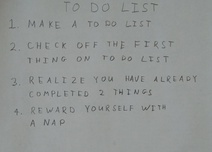
#> input picture CV_hw5/images/01_list.jpg, 212 x 152 px, shrunk from 2270 x 1631 before the run, given in place of cv_cover.jpg, which was not available
$ python q2_1_4.py
#> lines starting #> are read from the running program, lines starting #| are printed output that depends on the picture; pictures that were not available may be replaced by others from this repository, and a replacement may not be noted
### CV_hw2/python/matchPics.py
import numpy as np
import cv2
import skimage.color
from skimage.color import rgb2gray
from helper import briefMatch
from helper import computeBrief
from helper import corner_detection

def matchPics(I1, I2, opts):
	#I1, I2 : Images to match
	#opts: input opts
	ratio = opts.ratio  #'ratio for BRIEF feature descriptor'
	sigma = opts.sigma  #'threshold for corner detection using FAST feature detector'

	#Convert Images to GrayScale
	img_1 = rgb2gray(I1)
	img_2 = rgb2gray(I2)

	#Detect Features in Both Images
	locs1=corner_detection(img_1,sigma)
	locs2=corner_detection(img_2,sigma)

	#Obtain descriptors for the computed feature locations
	desc1, locs1 = computeBrief(img_1, locs1)
	desc2, locs2 = computeBrief(img_2, locs2)
	#print(desc1.shape)
	#print(locs1.shape)


	#Match features using the descriptors
	matches = briefMatch(desc1, desc2, ratio)
	#print(matches.shape)

	return matches, locs1, locs2

### CV_hw2/python/helper.py
import numpy as np
import cv2
import scipy.io as sio
from matplotlib import pyplot as plt
import skimage.feature

PATCHWIDTH = 9

def briefMatch(desc1,desc2,ratio):

	matches = skimage.feature.match_descriptors(desc1,desc2,'hamming',cross_check=True,max_ratio=ratio)
	return matches


def plotMatches(im1,im2,matches,locs1,locs2):
	fig, ax = plt.subplots(nrows=1, ncols=1)
	im1 = cv2.cvtColor(im1, cv2.COLOR_BGR2GRAY)
	im2 = cv2.cvtColor(im2, cv2.COLOR_BGR2GRAY)
	plt.axis('off')
	skimage.feature.plot_matches(ax,im1,im2,locs1,locs2,matches,matches_color='r',only_matches=True)
	plt.show()
	return


def makeTestPattern(patchWidth, nbits):
	np.random.seed(0)
	compareX = patchWidth*patchWidth * np.random.random((nbits,1))
	compareX = np.floor(compareX).astype(int)
	np.random.seed(1)
	compareY = patchWidth*patchWidth * np.random.random((nbits,1))
	compareY = np.floor(compareY).astype(int)

	return (compareX, compareY)


def computePixel(img, idx1, idx2, width, center):
	halfWidth = width // 2
	col1 = idx1 % width - halfWidth
	row1 = idx1 // width - halfWidth
	col2 = idx2 % width - halfWidth
	row2 = idx2 // width - halfWidth
	return 1 if img[int(center[0]+row1)][int(center[1]+col1)] < img[int(center[0]+row2)][int(center[1]+col2)] else 0


def computeBrief(img, locs):


	patchWidth = 9
	nbits = 256
	compareX, compareY = makeTestPattern(patchWidth,nbits)
	m, n = img.shape

	halfWidth = patchWidth//2

	locs = np.array(list(filter(lambda x: halfWidth <= x[0] < m-halfWidth and halfWidth <= x[1] < n-halfWidth, locs)))
	desc = np.array([list(map(lambda x: computePixel(img, x[0], x[1], patchWidth, c), zip(compareX, compareY))) for c in locs])

	return desc, locs


def corner_detection(img, sigma):
	# fast method
	result_img = skimage.feature.corner_fast(img, n=PATCHWIDTH, threshold=sigma)
	locs = skimage.feature.corner_peaks(result_img, min_distance=1)
	return locs

### CV_hw2/python/opts.py
'''
Hyperparameters wrapped in argparse
This file contains most of tuanable parameters for this homework


You can change the values by changing their default fields or by command-line
arguments. For example, "python q2_1_4.py --sigma 0.15 --ratio 0.7"
'''

import argparse

def get_opts():
    parser = argparse.ArgumentParser(description='16-720 HW2: Homography')

    ## Feature detection (requires tuning)
    parser.add_argument('--sigma', type=float, default=0.15,
                        help='threshold for corner detection using FAST feature detector')
    parser.add_argument('--ratio', type=float, default=0.7,
                        help='ratio for BRIEF feature descriptor')

    ## Ransac (requires tuning)
    parser.add_argument('--max_iters', type=int, default=500,
                        help='the number of iterations to run RANSAC for')
    parser.add_argument('--inlier_tol', type=float, default=0.5,
                        help='the tolerance value for considering a point to be an inlier')

    ## Additional options (add your own hyperparameters here)

    ##
    opts = parser.parse_args()

    return opts

### CV_hw2/python/q2_1_4.py
import numpy as np
import cv2
from matchPics import matchPics
from helper import plotMatches
from opts import get_opts

opts = get_opts()

cv_cover = cv2.imread('../data/cv_cover.jpg')
#> cv_cover is the input picture: shape (152, 212, 3); mean B, G, R 149, 150.1, 146.6
cv_desk = cv2.imread('../data/cv_desk.png')
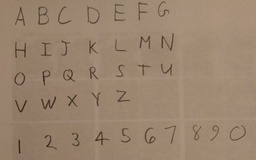
#> input picture CV_hw5/images/02_letters.jpg, 256 x 160 px, shrunk from 2743 x 1712 before the run, given in place of cv_desk.png, which was not available
#> cv_desk is the input picture: shape (160, 256, 3); mean B, G, R 111.1, 132.5, 154.2
matches, locs1, locs2 = matchPics(cv_cover, cv_desk, opts)
#> in matchPics, `img_2 = rgb2gray(I2)`:
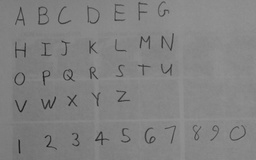
#> img_2: shape (160, 256) float64; min 0.096, max 0.578, mean 0.508
#> in corner_detection, `result_img = skimage.feature.corner_fast(img, n=PATCHWIDTH, threshold=..`:
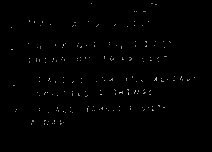
#> result_img: shape (152, 212) float64; min 0, max 4.81, mean 0.0282; drawn with min black and max white
#> in corner_detection, `locs = skimage.feature.corner_peaks(result_img, min_distance=1)`: locs = 192 pairs, first value 3 to 124, second value 11 to 194
#> in matchPics, `locs1=corner_detection(img_1,sigma)`: locs1 has the same summary as locs in corner_detection
#> call 2 of corner_detection, with sigma = 0.15
#> in corner_detection (call 2), `result_img = skimage.feature.corner_fast(img, n=PATCHWIDTH, threshold=..`:
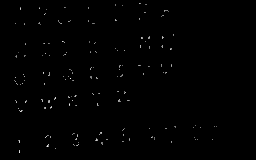
#> result_img: shape (160, 256) float64; min 0, max 5.69, mean 0.0278; drawn with min black and max white
#> in corner_detection (call 2), `locs = skimage.feature.corner_peaks(result_img, min_distance=1)`: locs = 150 pairs, first value 3 to 152, second value 15 to 216
#> in matchPics, `locs2=corner_detection(img_2,sigma)`: locs2 has the same summary as locs in corner_detection
#> in computeBrief, `locs = np.array(list(filter(lambda x: halfWidth <= x[0] < m-halfWidth ..`: locs = 190 pairs, first value 4 to 124, second value 11 to 194
#> in matchPics, `desc1, locs1 = computeBrief(img_1, locs1)`: locs1 has the same summary as locs in computeBrief
#> in matchPics, `desc2, locs2 = computeBrief(img_2, locs2)`: locs2 = 149 pairs, first value 4 to 152, second value 15 to 216
#> in briefMatch, `matches = skimage.feature.match_descriptors(desc1,desc2,'hamming',cros..`: matches = [[171, 131]]
#> matches = [[171, 131]]; locs1 has the same summary as locs in computeBrief

#display matched features
plotMatches(cv_cover, cv_desk, matches, locs1, locs2)
#> (the run stopped early here; a loop or call above may not have finished)
